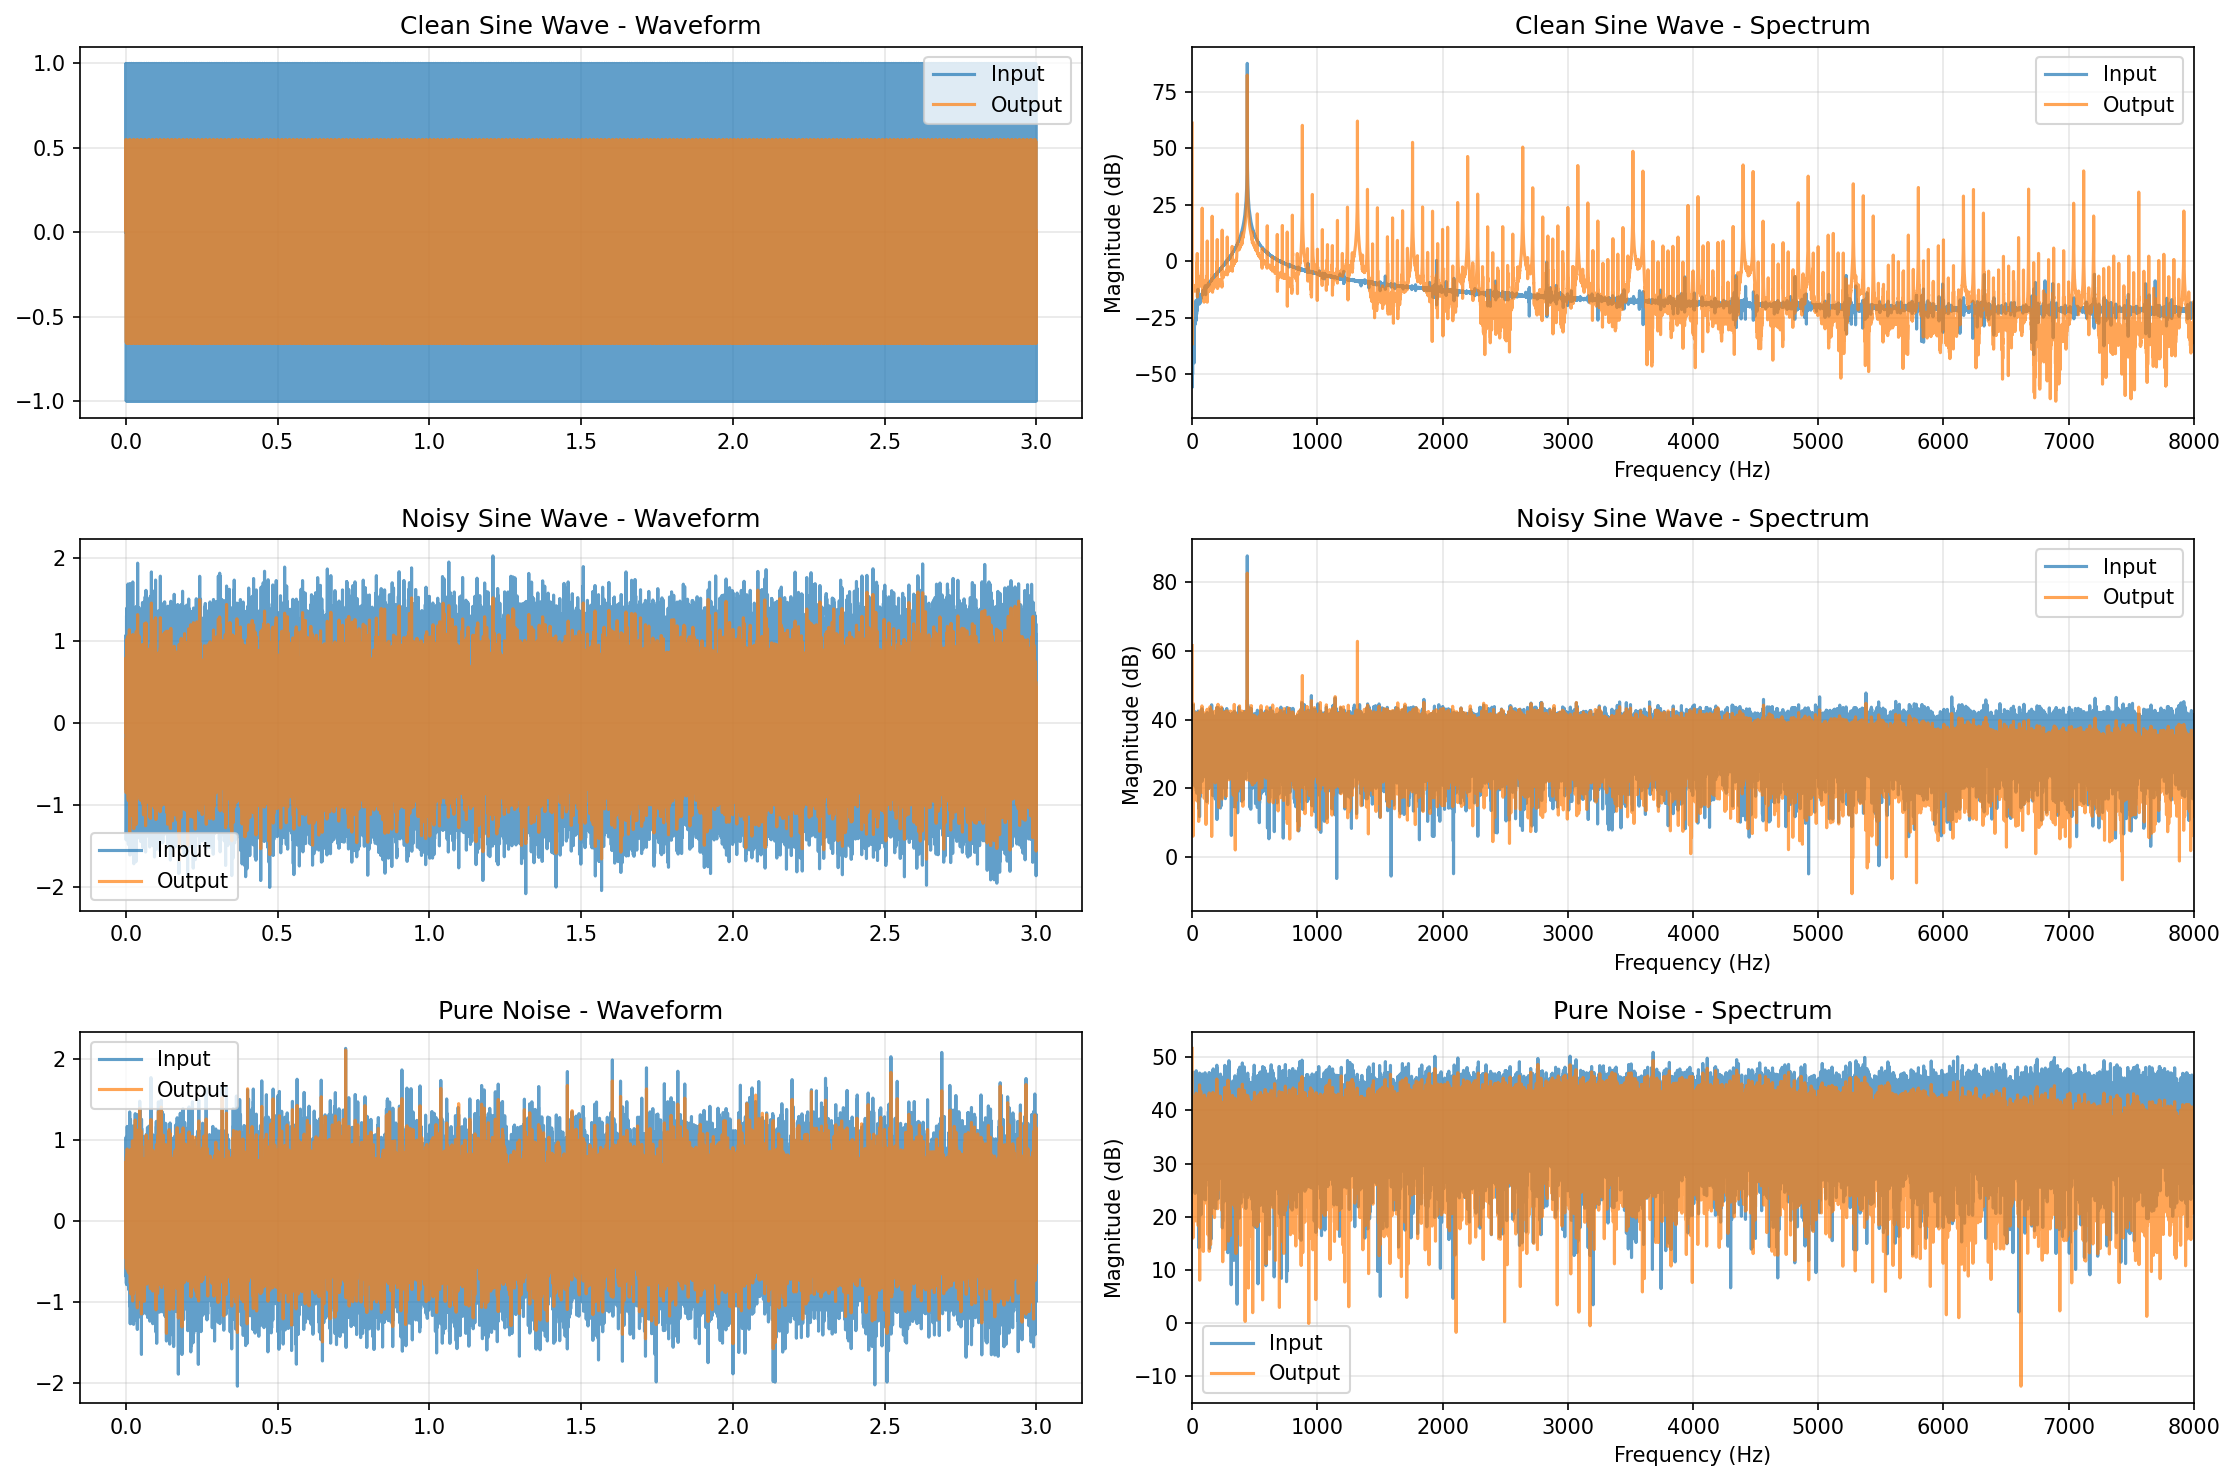

The script that saved this image:
#!/usr/bin/env python3
"""
Model Diagnostic Script - Check if model is actually learning to denoise
"""

import torch
import torchaudio
import torchaudio.transforms as T
import numpy as np
import matplotlib.pyplot as plt
from pathlib import Path
import sys

# Add model path
current_dir = Path(__file__).parent
models_dir = current_dir / "models" / "cleanunet2"
sys.path.insert(0, str(models_dir))

from models.cleanunet2 import CleanUNet2

def load_model_with_prefix_handling(model, checkpoint_path, device):
    """Load model with prefix handling"""
    checkpoint = torch.load(checkpoint_path, map_location=device)
    
    if isinstance(checkpoint, dict):
        if 'state_dict' in checkpoint:
            state_dict = checkpoint['state_dict']
        else:
            state_dict = checkpoint
    else:
        state_dict = checkpoint
        
    # Strip 'model.' prefix
    new_state_dict = {}
    for key, value in state_dict.items():
        if key.startswith('model.'):
            new_key = key[6:]
            new_state_dict[new_key] = value
        else:
            new_state_dict[key] = value
    
    model.load_state_dict(new_state_dict, strict=False)
    return model

def analyze_model_behavior():
    """Analyze if the model is actually denoising"""
    
    device = torch.device("cuda" if torch.cuda.is_available() else "cpu")
    
    # Load model with your trained weights
    model = CleanUNet2(
        cleanunet_input_channels=1,
        cleanunet_output_channels=1,
        cleanunet_channels_H=48,
        cleanunet_max_H=512,
        cleanunet_encoder_n_layers=6,
        cleanunet_kernel_size=4,
        cleanunet_stride=2,
        cleanunet_tsfm_n_layers=3,
        cleanunet_tsfm_n_head=8,
        cleanunet_tsfm_d_model=256,
        cleanunet_tsfm_d_inner=1024,
        cleanspecnet_input_channels=513,
        cleanspecnet_num_conv_layers=3,
        cleanspecnet_kernel_size=3,
        cleanspecnet_stride=1,
        cleanspecnet_num_attention_layers=2,
        cleanspecnet_num_heads=4,
        cleanspecnet_hidden_dim=128,
        cleanspecnet_dropout=0.1
    ).to(device)
    
    # Load your trained weights
    model = load_model_with_prefix_handling(model, "outputs/cleanunet2/cleanunet2_best.pth", device)
    model.eval()
    
    # Create test signals
    sr = 16000
    duration = 3.0
    t = torch.linspace(0, duration, int(sr * duration))
    
    # Test 1: Pure sine wave (should pass through unchanged)
    clean_sine = torch.sin(2 * 3.14159 * 440 * t)  # 440 Hz
    
    # Test 2: Sine wave + noise (should remove noise)
    noise = torch.randn_like(clean_sine) * 0.3
    noisy_sine = clean_sine + noise
    
    # Test 3: Pure noise (should be heavily attenuated)
    pure_noise = torch.randn_like(clean_sine) * 0.5
    
    print("🔬 Model Diagnostic Tests")
    print("=" * 50)
    
    # Test each signal
    test_signals = [
        ("Clean Sine Wave", clean_sine),
        ("Noisy Sine Wave", noisy_sine), 
        ("Pure Noise", pure_noise)
    ]
    
    spec_transform = T.Spectrogram(
        n_fft=1024, hop_length=256, win_length=1024, 
        power=1.0, normalized=True, center=False
    ).to(device)
    
    results = []
    
    for name, signal in test_signals:
        print(f"\n🧪 Testing: {name}")
        
        # Prepare input - FIXED: Move signal to device first
        signal_device = signal.to(device)
        waveform = signal_device.unsqueeze(0).unsqueeze(0)  # [1, 1, T]
        spectrogram = spec_transform(signal_device).unsqueeze(0)  # [1, F, T]
        
        # Run model
        with torch.no_grad():
            output = model(waveform, spectrogram)
            if isinstance(output, tuple):
                enhanced = output[0]
            else:
                enhanced = output
        
        # Convert back to numpy
        input_np = signal.cpu().numpy()
        output_np = enhanced.squeeze().cpu().numpy()
        
        # Calculate metrics
        input_rms = np.sqrt(np.mean(input_np**2))
        output_rms = np.sqrt(np.mean(output_np**2))
        
        # Measure similarity (correlation)
        correlation = np.corrcoef(input_np, output_np)[0, 1]
        
        # Measure attenuation
        attenuation_db = 20 * np.log10(output_rms / (input_rms + 1e-8))
        
        print(f"   Input RMS: {input_rms:.4f}")
        print(f"   Output RMS: {output_rms:.4f}")
        print(f"   Correlation: {correlation:.4f}")
        print(f"   Attenuation: {attenuation_db:.2f} dB")
        
        results.append({
            'name': name,
            'input': input_np,
            'output': output_np,
            'correlation': correlation,
            'attenuation_db': attenuation_db
        })
    
    # Analysis
    print(f"\n📊 Analysis:")
    print("=" * 50)
    
    noisy_result = results[1]  # Noisy sine wave
    noise_result = results[2]   # Pure noise
    
    # Check if model is working
    if noisy_result['correlation'] > 0.95:
        print("❌ PROBLEM: Model output almost identical to input!")
        print("   → Model is NOT learning to denoise")
        
    elif noise_result['attenuation_db'] > -6:
        print("❌ PROBLEM: Model doesn't attenuate noise enough!")
        print(f"   → Noise attenuation only {noise_result['attenuation_db']:.1f} dB")
        
    elif noisy_result['correlation'] < 0.7:
        print("❌ PROBLEM: Model distorts clean signal too much!")
        print("   → Model is over-processing")
        
    else:
        print("✅ Model seems to be working!")
        print(f"   → Noise attenuated: {noise_result['attenuation_db']:.1f} dB")
        print(f"   → Signal preserved: {noisy_result['correlation']:.3f} correlation")
    
    # Plot results
    fig, axes = plt.subplots(3, 2, figsize=(15, 10))
    
    for i, result in enumerate(results):
        # Waveform
        time = np.arange(len(result['input'])) / sr
        axes[i, 0].plot(time, result['input'], label='Input', alpha=0.7)
        axes[i, 0].plot(time, result['output'], label='Output', alpha=0.7)
        axes[i, 0].set_title(f"{result['name']} - Waveform")
        axes[i, 0].legend()
        axes[i, 0].grid(True, alpha=0.3)
        
        # Spectrum
        fft_input = np.abs(np.fft.fft(result['input']))[:len(result['input'])//2]
        fft_output = np.abs(np.fft.fft(result['output']))[:len(result['output'])//2]
        freqs = np.fft.fftfreq(len(result['input']), 1/sr)[:len(result['input'])//2]
        
        axes[i, 1].plot(freqs, 20*np.log10(fft_input + 1e-8), label='Input', alpha=0.7)
        axes[i, 1].plot(freqs, 20*np.log10(fft_output + 1e-8), label='Output', alpha=0.7)
        axes[i, 1].set_title(f"{result['name']} - Spectrum")
        axes[i, 1].set_xlabel('Frequency (Hz)')
        axes[i, 1].set_ylabel('Magnitude (dB)')
        axes[i, 1].legend()
        axes[i, 1].grid(True, alpha=0.3)
        axes[i, 1].set_xlim(0, 8000)  # Show up to 8kHz
    
    plt.tight_layout()
    plt.savefig('model_diagnostic.png', dpi=150, bbox_inches='tight')
    plt.show()
    
    print(f"\n💾 Diagnostic plot saved as: model_diagnostic.png")
    
    # Recommendations
    print(f"\n💡 Recommendations:")
    print("=" * 50)
    
    if noisy_result['correlation'] > 0.95:
        print("🔧 Try these fixes:")
        print("   1. Increase model capacity (more layers/channels)")
        print("   2. Train for more epochs (100+ instead of 25)")
        print("   3. Lower learning rate (0.0001 instead of 0.0002)")
        print("   4. Check training data quality")
        print("   5. Verify loss function is working")
    
    return results

if __name__ == "__main__":
    try:
        analyze_model_behavior()
    except Exception as e:
        print(f"❌ Error: {e}")
        import traceback
        traceback.print_exc()
